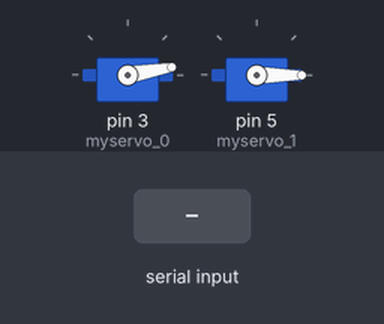
Bench run of a sketch on a simulated Arduino Uno, built with avr-gcc and run on an emulated ATmega328P. Parts: 2 × servo. The test bench sets the inputs (shaded band). What the sketch prints to the serial monitor is not drawn.

Above: at 1.3 s.
1.4 s: "1" received over Serial
At 1.59 s:
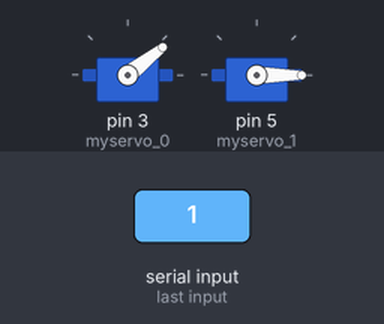
3.1 s: "2" received over Serial
At 3.27 s:
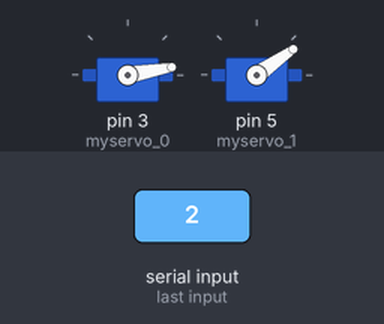
Timing chart, 0 to 6.1 s (numbered marks = the images above; inputs shaded):
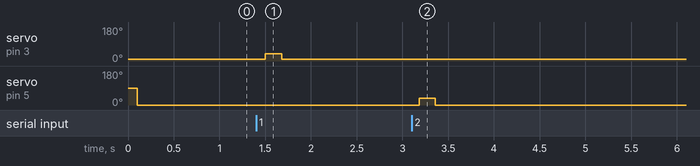

The sketch:

workshop_dataviz.ino
```cpp
#include <Servo.h>
Servo myservo_0; // create servo object to control a servo
Servo myservo_1; // a maximum of eight servo objects can be created
int posA= 0; // variable to store the servo position
int posB=40;
void setup()
{
     Serial.begin(9600);
myservo_0.attach(3);
myservo_1.attach(5);

myservo_0.write(10);
delay(100);
myservo_1.write(0);
Serial.println("running");


}
void loop(){
  delay(100);
      if (Serial.available() > 0) {
    char ch=Serial.read();
    if(ch>='0' && ch<='9'){
      if(ch=='1'){
        moveone();
      }
      if(ch=='2'){
        movetwo();

      }
     }

    }

}


void moveone(){
myservo_0.write(38);
delay(180);


myservo_0.write(10);
delay(100);

}


void movetwo(){

myservo_1.write(35);
delay(180);


myservo_1.write(0);
delay(100);

}
```

Measured:
- after the input at 1.4 s, servo on pin 3 (myservo_0): 10° → 38° after 0.10 s, → 10° 0.18 s later
- after the input at 3.1 s, servo on pin 5 (myservo_1): 0° → 35° after 0.08 s, → 0° 0.18 s later
